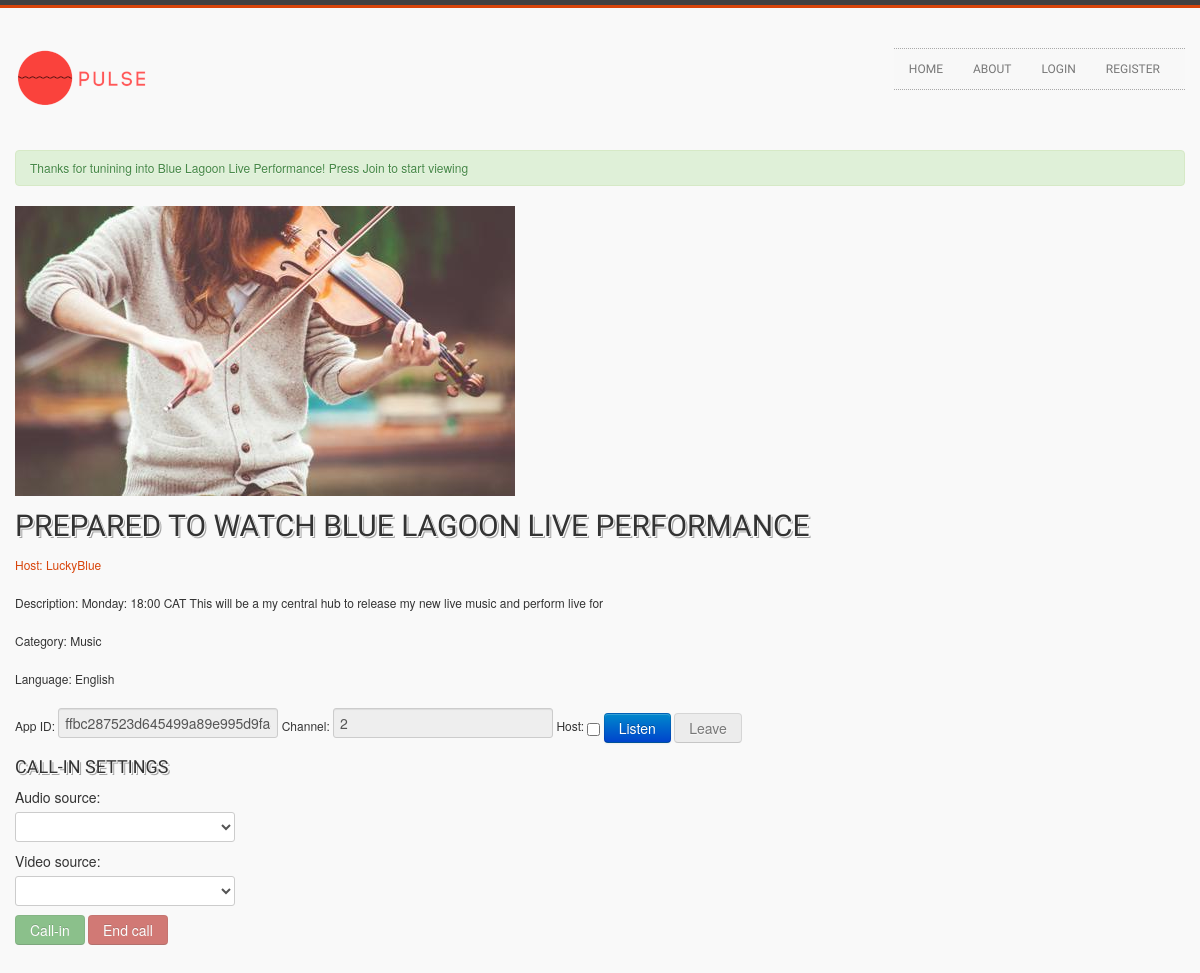
Page /show/2/live on the committed database.
### flask_platform/models.py (models this page shows, shortened)
class User(db.Model, UserMixin):
    id = db.Column(db.Integer, primary_key=True)
    username = db.Column(db.String(20), unique=True, nullable=False)
    email = db.Column(db.String(120), unique=True, nullable=False)
    image_file = db.Column(db.String(20), nullable=False, default='default.jpeg')
    password = db.Column(db.String(60), nullable=False)
    about = db.Column(db.String(200), unique=False, nullable=False)
    country  = db.Column(db.String(40), unique=False, nullable=False)
    languages = db.Column(db.String(120), unique=False, nullable=False)
    shows = db.relationship('Show', backref='author', lazy=True)

class Show(db.Model):
    id = db.Column(db.Integer, primary_key=True)
    title = db.Column(db.String(100), nullable=False)
    date_posted = db.Column(db.DateTime, nullable=False, default=datetime.utcnow)
    description = db.Column(db.Text, nullable=False)
    category = db.Column(db.Text, nullable=False)
    show_language = db.Column(db.Text, nullable=False)
    user_id = db.Column(db.Integer, db.ForeignKey('user.id'), nullable=False)

### flask_platform/shows/routes.py (the view)
@shows.route("/show/<int:show_id>/live")
def join_show(show_id):
    show = Show.query.get_or_404(show_id)
    flash('Thanks for tunining into ' + show.title + "! Press Join to start viewing" , 'success')
    return render_template('join_show.html', title=show.title, show=show)

### flask_platform/templates/join_show.html (shortened to what this page needs)
{% extends "layout.html" %}
{% block content %}
    <article class="media content-section">
        <img class="rounded-circle article-img" src="{{ url_for('static', filename='profile_pics/' + show.author.image_file) }}">
        <div class="media-body">
          <h2 id="status" class="article-title"> Prepared to watch {{ show.title }}</h2>
            <a class="mr-2" href="{{ url_for('users.user_shows', username=show.author.username) }}">
                <p class="article-content">Host: {{ show.author.username }}</p>
            </a>
          <p class="article-content">Description: {{ show.description }}</p>
          <p class="article-content">Category: {{ show.category }}</p>
          <p class="article-content">Language: {{ show.show_language }}</p>
        </div>
  </article>
    <div id="div_join" class="panel panel-default">
        <div class="panel-body">
            App ID: <input id="appId" type="text" value="ffbc287523d645499a89e995d9fa4fe6" size="36" readonly></input>
            Channel: <input id="channel" type="text" value={{ show.id }} size="4"readonly></input>
            Host: <input id="video" type="checkbox" unchecked readonly></input>
            <button id="join" class="btn btn-primary" onclick='document.getElementById("status").innerHTML = "Nearly ready to Broadcasting: Time to Publish";join();'>Listen</button>
            <button id="leave" class="btn btn-secondary" disabled= true onclick='document.getElementById("status").innerHTML = "You have now left {{ show.title }}. Hope to see you soon!";leave();'>Leave</button>
        </div>
        <div id="div_device" class="panel panel-default">
            <h4> Call-in Settings </h4>
            <div class="select">
                <label for="audioSource">Audio source: </label><select id="audioSource"></select>
            </div>
            <div class="select">
                <label for="videoSource">Video source: </label><select id="videoSource"></select>
            </div>
            <button id="callIn" class="btn btn-success" disabled= true onclick="callIn();">Call-in</button>
            <button id="endCall" class="btn btn-danger" disabled= true onclick="endCall();">End call</button>
        </div>
        </div>
        <div id="video" style="margin:0 auto;">
            <div id="agora_local" style="float:right;width:210px;height:147px;display:inline-block;"></div>
        </div>
{% endblock content %}

### flask_platform/static/custom-styles.css (style rules this page uses)
html, body { font-size:12px; line-height:18px; height: 100%; }
body { background: #f9f9f9 }
h1, h2, h3, h4 , h5, h6 { font-family: "Oswald", sans-serif; font-weight: normal; text-transform:uppercase; }
h1, h2, h3, h4, h5 { text-shadow: 1px 1px 0 #fdfdfd, 2px 2px 0 rgba(81, 81, 81, 0.5), 0 0 1px #fdfdfd; }
a, a:hover { color:#d8450b; }
p { margin-bottom: 20px; }

### rows in the picture
User: image_file (picture), author.username "LuckyBlue"
Show: title "BLUE LAGOON LIVE PERFORMANCE", description "Monday: 18:00 CAT This will be a my central hub to release my new live music and perform live for", category "Music", show_language "English", id "2"

### other values in the picture
{{ message }} "Thanks for tunining into Blue Lagoon Live Performance! Press Join to start viewing"
